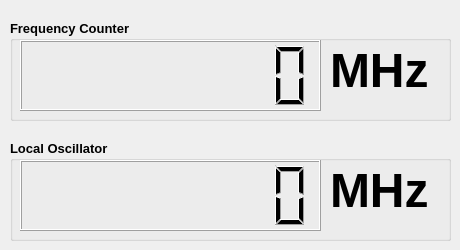
<?xml version="1.0" encoding="UTF-8"?>
<ui version="4.0">
 <class>OffsetLock_FrequencyCounter</class>
 <widget class="QWidget" name="OffsetLock_FrequencyCounter">
  <property name="geometry">
   <rect>
    <x>0</x>
    <y>0</y>
    <width>460</width>
    <height>250</height>
   </rect>
  </property>
  <property name="windowTitle">
   <string>Form</string>
  </property>
  <widget class="QGroupBox" name="Frequency_Counter">
   <property name="geometry">
    <rect>
     <x>10</x>
     <y>20</y>
     <width>441</width>
     <height>101</height>
    </rect>
   </property>
   <property name="font">
    <font>
     <pointsize>10</pointsize>
     <weight>75</weight>
     <bold>true</bold>
    </font>
   </property>
   <property name="title">
    <string>Frequency Counter</string>
   </property>
   <widget class="QLabel" name="label">
    <property name="geometry">
     <rect>
      <x>320</x>
      <y>20</y>
      <width>111</width>
      <height>61</height>
     </rect>
    </property>
    <property name="font">
     <font>
      <pointsize>36</pointsize>
      <weight>75</weight>
      <bold>true</bold>
     </font>
    </property>
    <property name="text">
     <string>MHz</string>
    </property>
   </widget>
   <widget class="QLCDNumber" name="Display_Counter">
    <property name="geometry">
     <rect>
      <x>10</x>
      <y>20</y>
      <width>301</width>
      <height>71</height>
     </rect>
    </property>
    <property name="digitCount">
     <number>8</number>
    </property>
   </widget>
  </widget>
  <widget class="QLabel" name="Connection_Indicator_Counter">
   <property name="geometry">
    <rect>
     <x>10</x>
     <y>5</y>
     <width>47</width>
     <height>16</height>
    </rect>
   </property>
   <property name="text">
    <string/>
   </property>
  </widget>
  <widget class="QGroupBox" name="groupBox_2">
   <property name="geometry">
    <rect>
     <x>10</x>
     <y>140</y>
     <width>441</width>
     <height>101</height>
    </rect>
   </property>
   <property name="font">
    <font>
     <pointsize>10</pointsize>
     <weight>75</weight>
     <bold>true</bold>
    </font>
   </property>
   <property name="title">
    <string>Local Oscillator</string>
   </property>
   <widget class="QLCDNumber" name="Display_Oscillator">
    <property name="geometry">
     <rect>
      <x>10</x>
      <y>20</y>
      <width>301</width>
      <height>71</height>
     </rect>
    </property>
    <property name="digitCount">
     <number>8</number>
    </property>
   </widget>
   <widget class="QLabel" name="label_2">
    <property name="geometry">
     <rect>
      <x>320</x>
      <y>20</y>
      <width>111</width>
      <height>61</height>
     </rect>
    </property>
    <property name="font">
     <font>
      <pointsize>36</pointsize>
      <weight>75</weight>
      <bold>true</bold>
     </font>
    </property>
    <property name="text">
     <string>MHz</string>
    </property>
   </widget>
  </widget>
  <widget class="QLabel" name="Connection_Indicator_Oscillator">
   <property name="geometry">
    <rect>
     <x>10</x>
     <y>125</y>
     <width>47</width>
     <height>16</height>
    </rect>
   </property>
   <property name="text">
    <string/>
   </property>
  </widget>
 </widget>
 <resources/>
 <connections/>
</ui>
